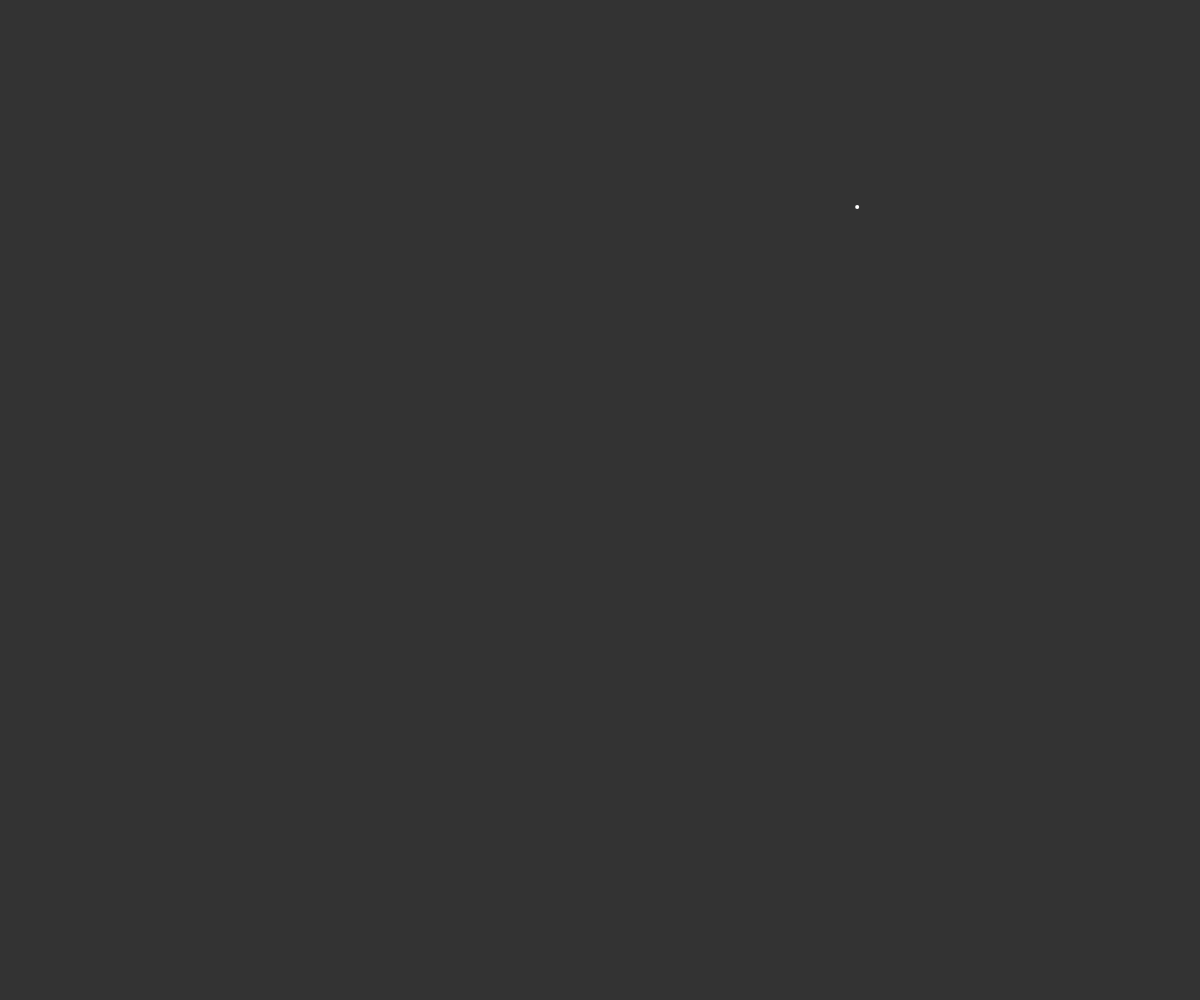
Frame 1 (no input)
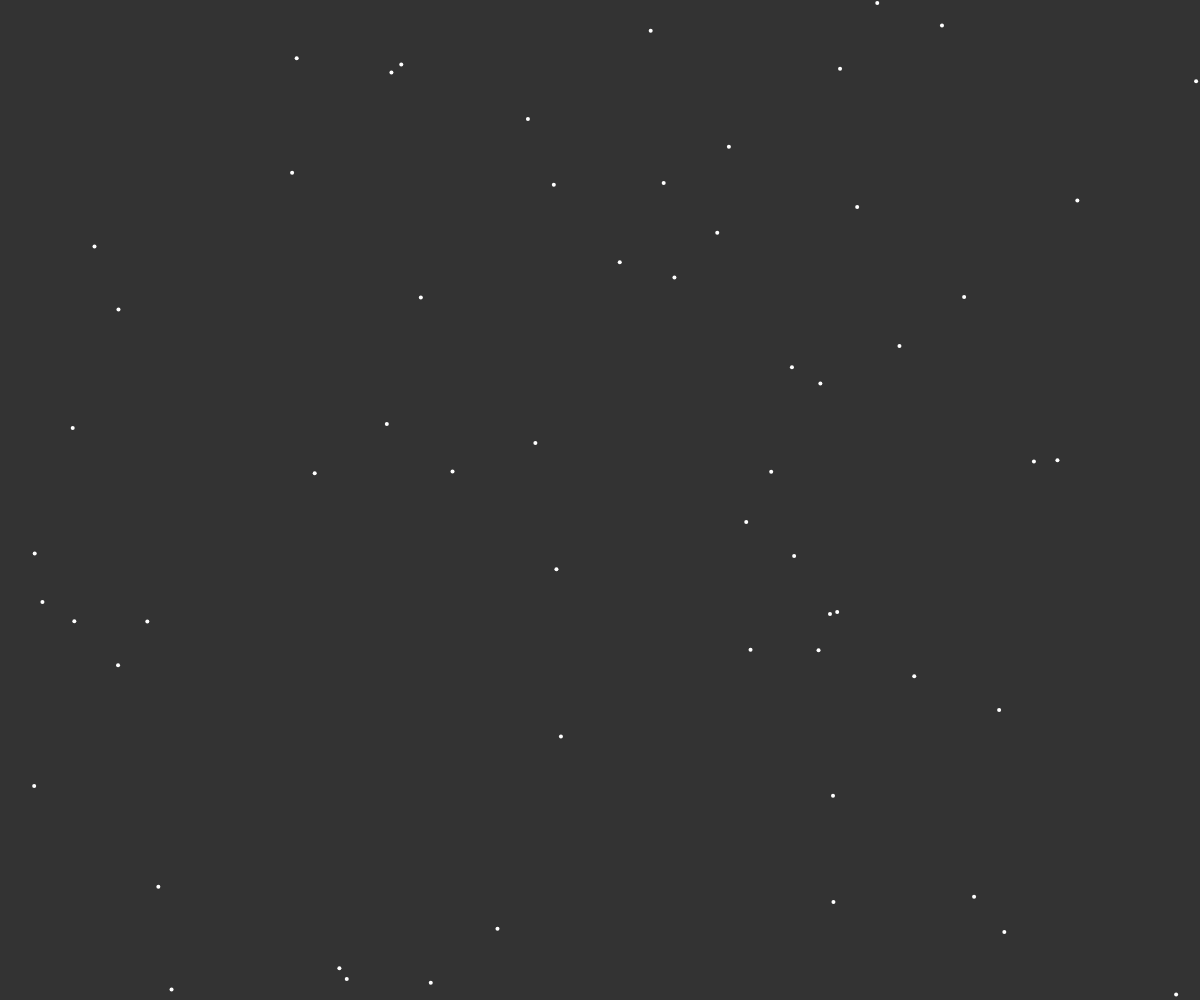
Frame 60 (no input)
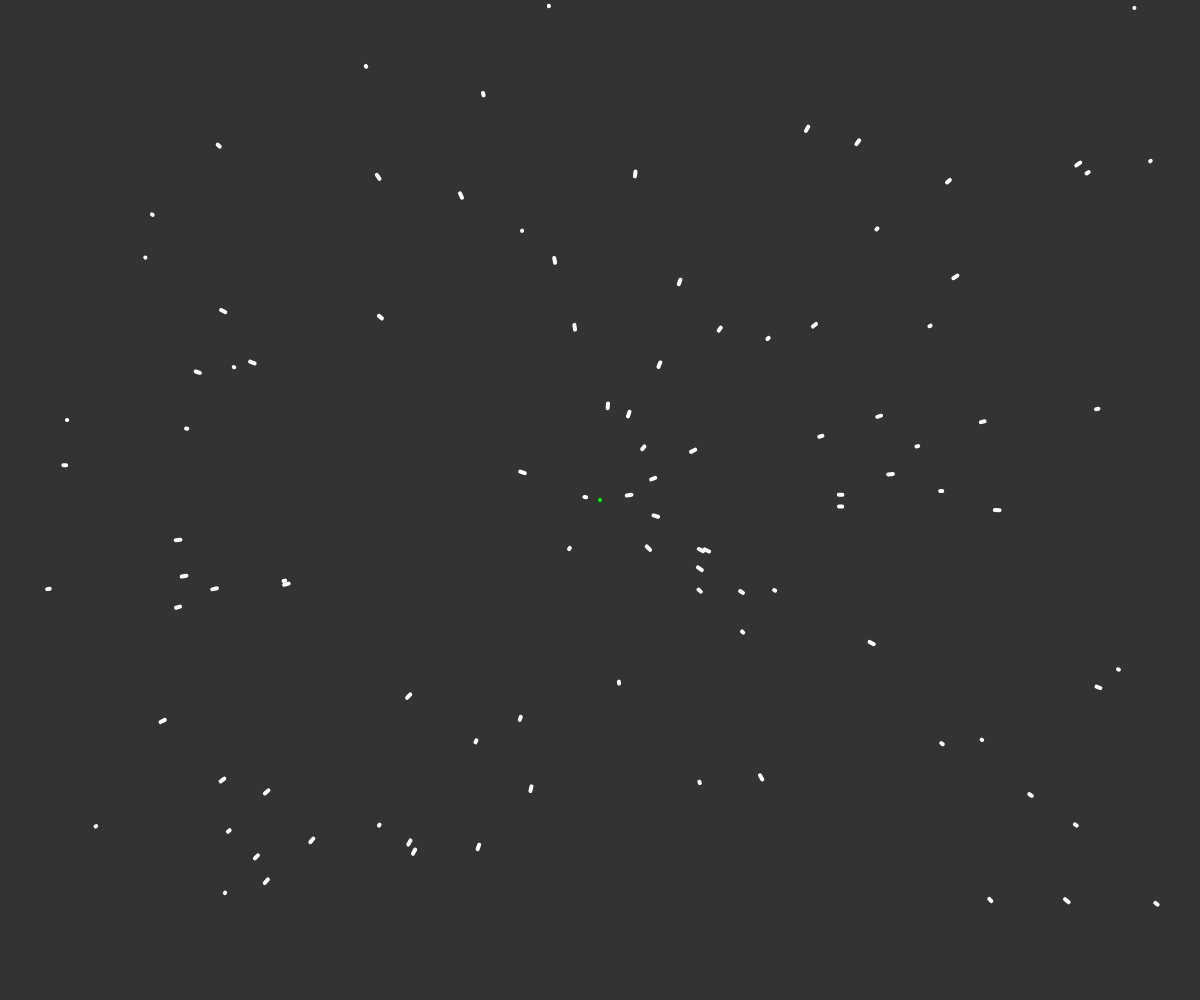
Frame 120 (the mouse pressed at the canvas centre since frame 60)

The p5.js sketch that drew these frames (run headless with seeded random() and noise() and a simulated clock; from frame 60 on, the mouse is pressed at the canvas centre):

// p5.js sketch
// ── sketch.js
// Daniel Shiffman
// Attraction / Repulsion
// https://thecodingtrain.com/challenges/56-attraction-and-repulsion-forces

let attractors = [];
let particles = [];

function setup() {
  createCanvas(windowWidth, windowHeight);
}

function mousePressed() {
  attractors.push(createVector(mouseX, mouseY));
}

function draw() {
  background(51);
  stroke(255);
  strokeWeight(4);
  particles.push(new Particle(random(width), random(height)));

  if (particles.length > 100) {
    particles.splice(0, 1);
  }

  for (let i = 0; i < attractors.length; i++) {
    stroke(0, 255, 0);
    point(attractors[i].x, attractors[i].y);
  }
  
  for (let i = 0; i < particles.length; i++) {
    let particle = particles[i];
    for (let j = 0; j < attractors.length; j++) {
      particle.attracted(attractors[j]);
    }
    particle.update();
    particle.show();
  }

}
// ── particle.js
// Daniel Shiffman
// Attraction / Repulsion
// https://thecodingtrain.com/challenges/56-attraction-and-repulsion-forces

class Particle {
  constructor(x, y) {
    this.pos = createVector(x, y);
    this.prev = createVector(x, y);
    this.vel = createVector(); //p5.Vector.random2D();
    //this.vel = p5.Vector.random2D();
    //this.vel.setMag(random(2, 5));
    this.acc = createVector();
  }

  update() {
    this.vel.add(this.acc);
    this.vel.limit(5);
    this.pos.add(this.vel);
    this.acc.mult(0);
  }

  show() {
    stroke(255, 255);
    strokeWeight(4);
    line(this.pos.x, this.pos.y, this.prev.x, this.prev.y);

    this.prev.x = this.pos.x;
    this.prev.y = this.pos.y;
  }

  attracted(target) {
    // var dir = target - this.pos
    let force = p5.Vector.sub(target, this.pos);
    let d = force.mag();
    d = constrain(d, 1, 25);
    let G = 50;
    let strength = G / (d * d);
    force.setMag(strength);
    if (d < 20) {
      force.mult(-10);
    }
    this.acc.add(force);
  }
}
